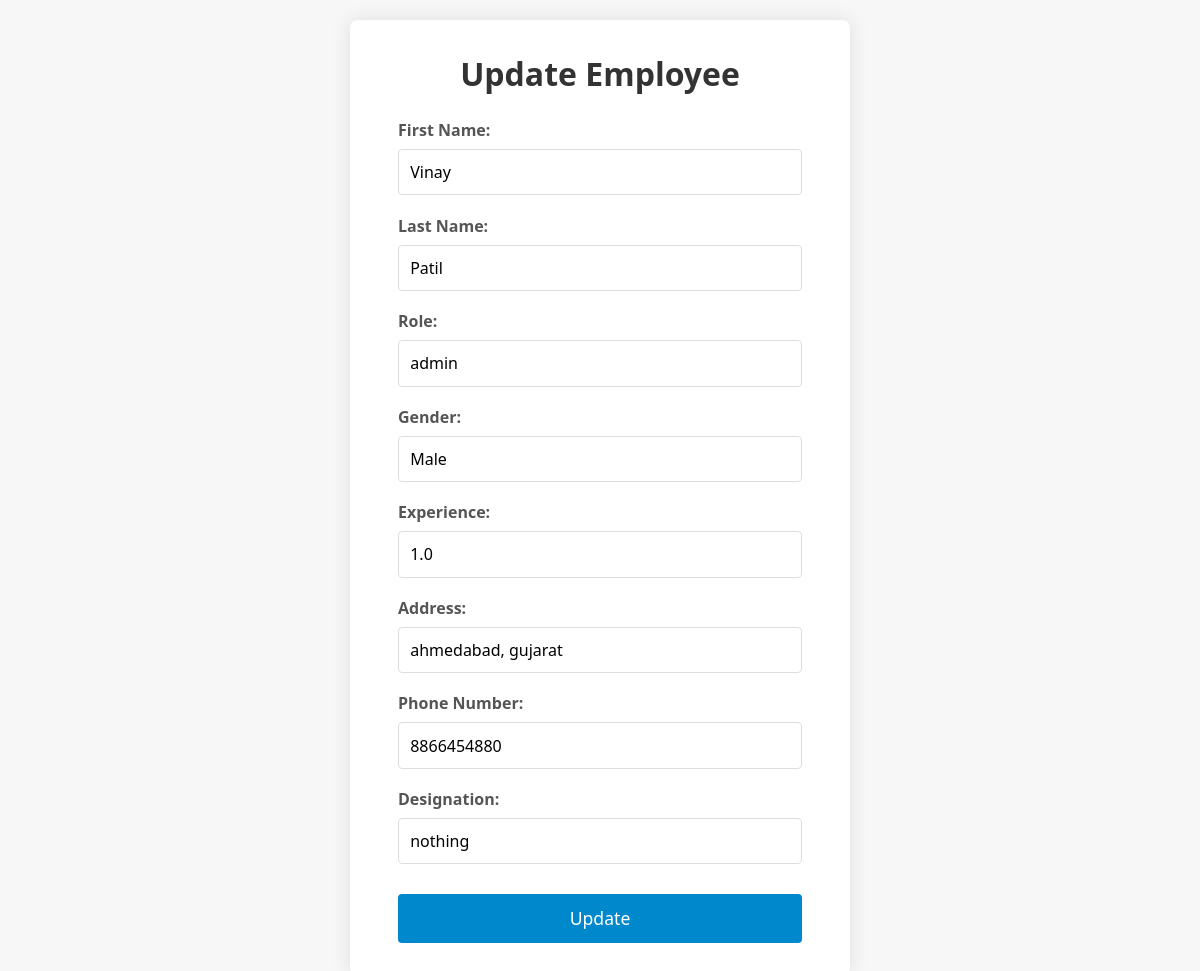
Page /employees/update-form/5 (signed in) on the committed database.
### models.py (models this page shows)
class Employee(Base):
    __tablename__ = "employees"
    emp_id = Column(Integer, primary_key=True, index=True)
    fname = Column(String, index=True)
    lname = Column(String, index=True)
    role = Column(String)
    gender = Column(String)
    experience = Column(Float)
    address = Column(String)
    phone_number = Column(String, index=True)
    designation = Column(String)

### routers.py (the view)
@router.get("/update-form/{emp_id}", response_class=HTMLResponse, name="update_employee_form")
async def update_employee_form(
    emp_id: int,
    request: Request,
    db: Session = Depends(get_db),
    current_user: models.User = Depends(require_admin)
):
    employee = db.query(Employee).filter(Employee.emp_id == emp_id).first()
    if not employee:
        raise HTTPException(status_code=404, detail="Employee not found")
    return templates.TemplateResponse("update_employee.html", {"request": request, "emp": employee})

### templates/update_employee.html (shortened to what this page needs)
<!DOCTYPE html>
<html lang="en">
<head>
</head>
<body>
  <div class="container">
    <h1>Update Employee</h1>
    <form id="updateEmployeeForm" action="javascript:void(0)" method="post">
      <div class="form-group">
        <label for="fname">First Name:</label>
        <input type="text" id="fname" name="fname" value="{{ emp.fname }}" required>
      </div>
      <div class="form-group">
        <label for="lname">Last Name:</label>
        <input type="text" id="lname" name="lname" value="{{ emp.lname }}" required>
      </div>
      <div class="form-group">
        <label for="role">Role:</label>
        <input type="text" id="role" name="role" value="{{ emp.role }}" required>
      </div>
      <div class="form-group">
        <label for="gender">Gender:</label>
        <input type="text" id="gender" name="gender" value="{{ emp.gender }}" required>
      </div>
      <div class="form-group">
        <label for="experience">Experience:</label>
        <input type="number" step="any" id="experience" name="experience" value="{{ emp.experience }}" required>
      </div>
      <div class="form-group">
        <label for="address">Address:</label>
        <input type="text" id="address" name="address" value="{{ emp.address }}" required>
      </div>
      <div class="form-group">
        <label for="phone_number">Phone Number:</label>
        <input type="text" id="phone_number" name="phone_number" value="{{ emp.phone_number }}" required>
      </div>
      <div class="form-group">
        <label for="designation">Designation:</label>
        <input type="text" id="designation" name="designation" value="{{ emp.designation }}" required>
      </div>
      <button type="submit" class="btn">Update</button>
    </form>
  </div>
</body>
</html>

### templates/update_employee.html (style rules this page uses)
* { margin: 0; padding: 0; box-sizing: border-box; font-family: 'Segoe UI', Tahoma, Geneva, Verdana, sans-serif; }
body { background: #f7f7f7; display: flex; justify-content: center; align-items: center; min-height: 100vh; padding: 20px; }
.container { background: #ffffff; padding: 2rem 3rem; border-radius: 8px; box-shadow: 0 0 20px rgba(0,0,0,0.1); width: 100%; max-width: 500px; }
h1 { text-align: center; margin-bottom: 1.5rem; color: #333333; }
.form-group { margin-bottom: 1.2rem; }
.form-group label { display: block; margin-bottom: 0.5rem; color: #555555; font-weight: 600; }
.form-group input { width: 100%; padding: 0.7rem; border: 1px solid #dddddd; border-radius: 4px; font-size: 1rem; transition: border-color 0.3s; }
.btn { width: 100%; padding: 0.8rem; background: #0088cc; color: #ffffff; border: none; border-radius: 4px; font-size: 1.1rem; cursor: pointer; transition: background 0.3s; margin-top: 10px; }

### rows in the picture
Employee: fname "Vinay", lname "Patil", role "admin", gender "Male", experience "1.0", address "ahmedabad, gujarat", phone_number "8866454880", designation "nothing"
